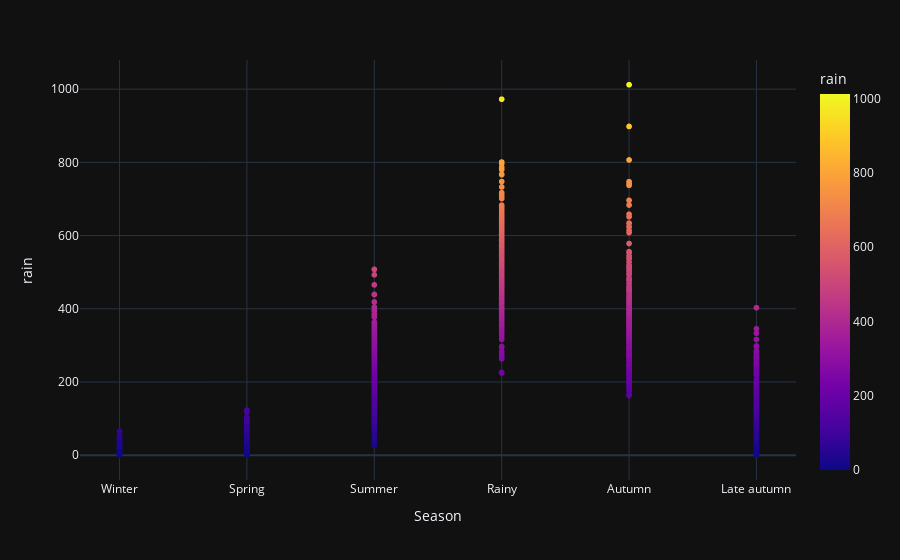

Source (notebook cell):
### Code cell
pio.templates.default = "plotly_dark"
fig = px.scatter(df, x = "Season", y = "rain", color="rain")
fig.show()

### Figure 1 — Plotly figure (JSON) as saved in the notebook; plotly's stock layout.template omitted (floating-point values rounded to 4 significant figures; data arrays with more than 128 entries replaced by an {"elided": "..."} marker saying what was removed)
{"data": [{"hovertemplate": "Season=%{x}<br>rain=%{marker.color}<extra></extra>", "legendgroup": "", "marker": {"color": {"elided": "1380 float values"}, "coloraxis": "coloraxis", "symbol": "circle"}, "mode": "markers", "name": "", "showlegend": false, "type": "scattergl", "x": {"elided": "1380 str values"}, "xaxis": "x", "y": {"elided": "1380 float values"}, "yaxis": "y"}], "layout": {"autosize": true, "coloraxis": {"colorbar": {"title": {"text": "rain"}}, "colorscale": [[0, "#0d0887"], [0.1111, "#46039f"], [0.2222, "#7201a8"], [0.3333, "#9c179e"], [0.4444, "#bd3786"], [0.5556, "#d8576b"], [0.6667, "#ed7953"], [0.7778, "#fb9f3a"], [0.8889, "#fdca26"], [1, "#f0f921"]]}, "legend": {"tracegroupgap": 0}, "margin": {"t": 60}, "xaxis": {"anchor": "y", "autorange": true, "domain": [0, 1], "range": [-0.2961, 5.296], "title": {"text": "Season"}, "type": "category"}, "yaxis": {"anchor": "x", "autorange": true, "domain": [0, 1], "range": [-78.36, 1090.0], "title": {"text": "rain"}, "type": "linear"}}}
